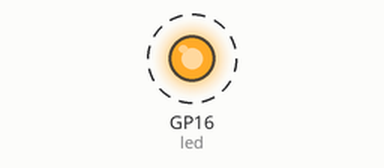
Simulated run of this program. Board: Raspberry Pi Pico running MicroPython. On the bench: output pins drawn as LEDs (lit = HIGH). Dashed ring = blinking.

Above: at 0.05 s.
Timing chart, 0 to 3.0 s (numbered marks = the images above):
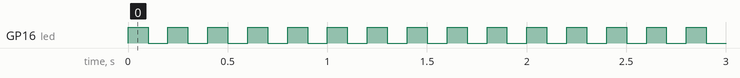

Measured:
- by itself, GP16 (led): alternates HIGH for 0.10 s and LOW for 0.10 s

The program:

P16_Class.py
```python
# File: main.py
# Author: Armstrong Subero
# Platform: Raspberry Pi Pico (RP2040) with MicroPython
# Program: P16_Class
# Interpreter: MicroPython (latest version)
# Program Version: 1.0
#
# Program Description: This program allows the Raspberry Pi Pico to
#                      control an LED using OOP principles
#
# Hardware Description: An LED is connected to pin 16
#
# Created: August 23rd, 2024, 10:26 PM
# Last Updated: August 23rd, 2024, 10:26 PM

from machine import Pin
import utime

# Step 1: Define the LED class
class LED:
    def __init__(self, pin_number):
        self.led = Pin(pin_number, Pin.OUT)  # Initialize the LED pin

    def on(self):
        self.led.value(1)  # Turn the LED on

    def off(self):
        self.led.value(0)  # Turn the LED off

    def blink(self, delay=0.5):
        self.on()
        utime.sleep(delay)
        self.off()
        utime.sleep(delay)

# Step 2: Create an object of the LED class
led = LED(16)  # Create an LED object for pin 16

# Step 3: Use the LED object in a loop
while True:
    led.blink(0.1)  # Blink the LED with a 0.5-second delay
```
